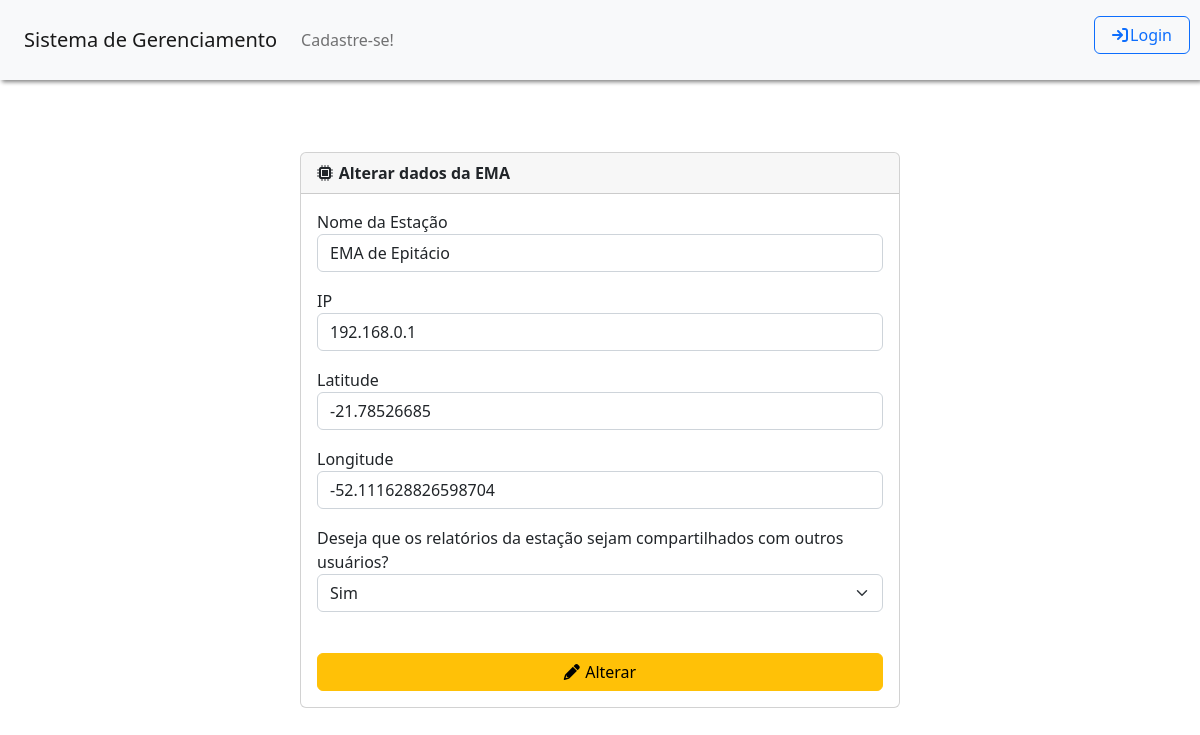
Screenshot of /Tela_Alterar_EMA.php?idema=1 with the database file from the repository.
### tables this page shows
CREATE TABLE IF NOT EXISTS emas (
  idema INT NOT NULL AUTO_INCREMENT,
  nome VARCHAR(45) NOT NULL,
  ip VARCHAR(45) NOT NULL,
  publica INT NOT NULL,
  latitude VARCHAR(45) NOT NULL,
  longitude VARCHAR(45) NOT NULL,
  usuarios_idusuario INT NOT NULL,
  ativa INT NOT NULL,
  topico_kafka VARCHAR (45) NOT NULL,
   
  status_ema VARCHAR (10) NULL,
  carga_bateria FLOAT NULL, 
  uptime VARCHAR(50) NULL,
  diagnostico_nao_previsto JSON NULL,
  PRIMARY KEY (idema, usuarios_idusuario),
    FOREIGN KEY (usuarios_idusuario)
    REFERENCES usuarios (idusuario));

### controllers/controller_ema.php (called while the page is built, shortened)
<?php
function buscarEMAPorID($idema) {
    $conexao = conectarBanco();
    $idema = mysqli_real_escape_string($conexao, $idema);
    $query = "SELECT * FROM emas WHERE idema = '$idema'";
    $resultado = mysqli_query($conexao, $query);
    if ($resultado && mysqli_num_rows($resultado) > 0) {
        $ema = mysqli_fetch_assoc($resultado);
        return $ema;
    } else {
        return false;
    }
}
?>

### Tela_Alterar_EMA.php (the view, shortened to what this page needs)
<!DOCTYPE html>
<?php
require '../portalEMA/functions/geral.php';
require '../portalEMA/controllers/controller_ema.php';
?>
<html>
    <head>
        <link rel="stylesheet" type="text/css" href="./css/style.css">
        <link rel="stylesheet" href="https://cdnjs.cloudflare.com/ajax/libs/font-awesome/6.0.0-beta3/css/all.min.css">
        <link rel="stylesheet" type="text/css" href="https://cdn.jsdelivr.net/npm/bootstrap@5.2.3/dist/css/bootstrap.min.css">
        <link rel="stylesheet" href="https://unpkg.com/leaflet@1.7.1/dist/leaflet.css" />
    </head>
    <body>
        <?php
        $emaId = $_GET['idema'];
        $ema = buscarEMAPorId($emaId);
        echo '<div class="card col-6">';
        echo '<div class="card-header">';
        echo '<i style="padding-right: 1%;" class="fas fa-microchip"></i><b>Alterar dados da EMA</b>';
        echo '</div>';
        echo '<div class="card-body">';
        echo '<form method="POST" action="../portalEMA/controllers/controller_ema.php?idema='.$ema['idema'].'">';
        echo '<div class="form-row">';
        echo '<div class="form-group">';
        echo '<label>Nome da Estação</label>';
        echo '<input value="' . $ema['nome'] . '" name="nome" type="text" class="form-control" placeholder="Nome da Estação">';
        echo '<label>IP</label>';
        echo '<input value="' . $ema['ip'] . '" name="ip" type="text" class="form-control" placeholder="IP da Estação">         ';
        echo '<label>Latitude</label>';
        echo '<input value="' . $ema['latitude'] . '" name="latitude" type="text" class="form-control" placeholder="Latidude da posição da Estação">';
        echo '<label>Longitude</label>';
        echo '<input value="' . $ema['longitude'] . '" name="longitude" type="text" class="form-control" placeholder="Longitude da posição da Estação">';
        echo '<label>Deseja que os relatórios da estação sejam compartilhados com outros usuários?</label>';
        echo '<select name="publica" class="form-control form-select">';
        echo '<option value="1"' . ($ema['publica'] == 1 ? ' selected' : '') . '>Sim</option>';
        echo '</select>';
        echo '</div>';
        echo '<br>';
        echo '<button name="btn-alterar-ema" style="width: 100%" class="btn btn-warning btn-block" type="submit"><i style="padding-right: 1%;" class="fas fa-pencil"></i>Alterar</button>';
        echo '</div>';
        echo '</form>';
        echo '</div>';
        echo '</div>';
        ?>
    </body>
</html>

### css/style.css (style rules this page uses)
html, body { height: 100%; }
body { display: -ms-flexbox; display: -webkit-box; display: flex; -ms-flex-align: center; -ms-flex-pack: center; -webkit-box-align: center; align-items: center; -webkit-box-pack: center; justify-content: center; padding-top: 40px; padding-bottom: 40px; background-color: #f5f5f5; }

### Tela_Alterar_EMA.php (style rules this page uses)
.card { margin-top: 5%; }
.form-control { margin-bottom: 3%; }

### rows the page displays
emas: nome "EMA de Epitácio", ip "192.168.0.1", latitude "-21.78526685", longitude "-52.111628826598704", publica "Sim"
